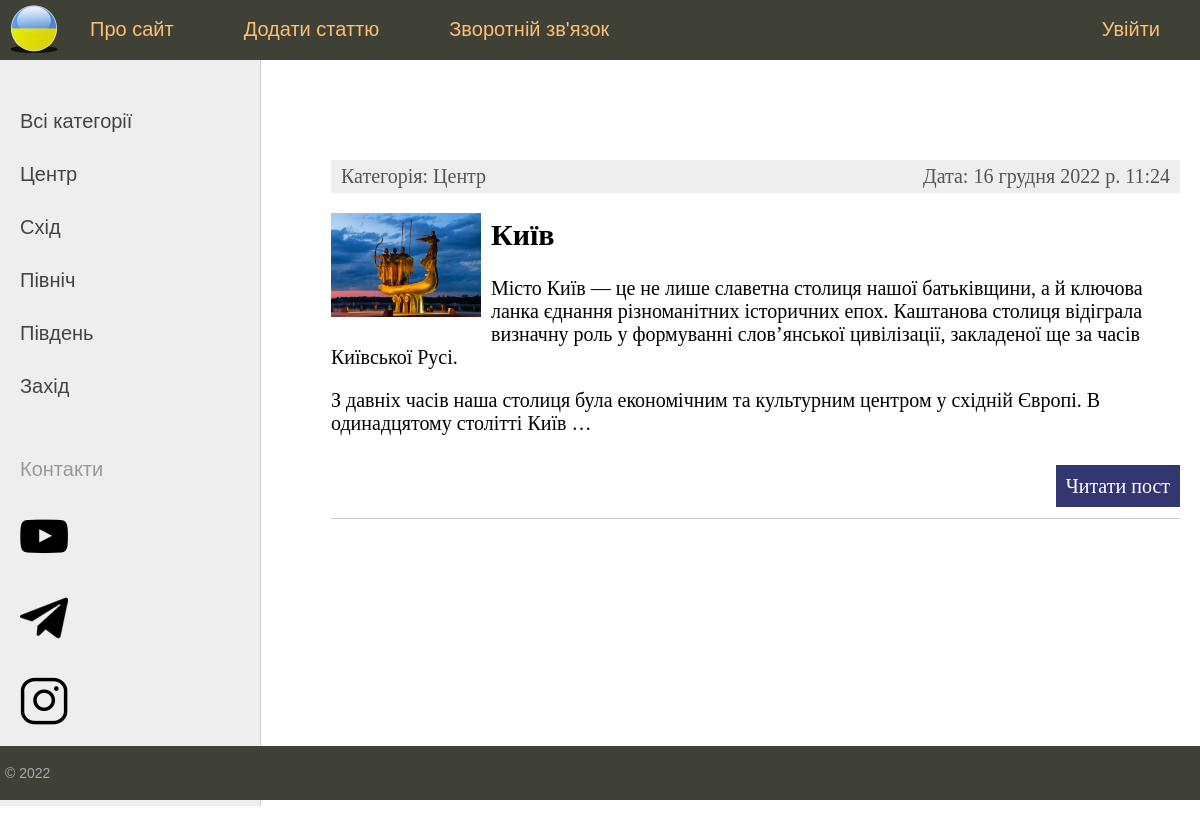
Screenshot of /category/centr with the database file from the repository.
### ukraine/models.py (models this page shows)
class Category(models.Model):
    name = models.CharField(max_length=100, db_index=True, verbose_name="Category")
    slug = models.SlugField(max_length=255, unique=True, db_index=True, verbose_name="URL" )
    def __str__(self):
        return self.name
    def get_absolute_url(self):
        return reverse('category', kwargs={'category_slug': self.slug})
    class Meta:
        verbose_name='Категорії'
        verbose_name_plural='Категорії'
        ordering= ['id', 'name',]

class Ukraine(models.Model):
    title = models.CharField(max_length=255, verbose_name='Заголовок')
    slug=models.SlugField(max_length=255, unique=True, db_index=True, verbose_name="URL")
    content = models.TextField(blank=True, verbose_name='Текст')
    photo = models.ImageField(upload_to='photos/%Y/%m/%d/', verbose_name='Фото')
    time_create = models.DateTimeField(auto_now_add=True, verbose_name='Час створення')
    time_update = models.DateTimeField(auto_now=True, verbose_name='Час зміни')
    is_published = models.BooleanField(default=True, verbose_name='Публікація')
    cat = models.ForeignKey('Category', on_delete=models.PROTECT,verbose_name='Категорії')
    def __str__(self):
        return self.title
    def get_absolute_url(self):
        return reverse('post', kwargs={'post_slug': self.slug})
    class Meta:
        verbose_name = 'Міста України'
        verbose_name_plural = 'Міста України'
        ordering = ['time_create', 'title']

### ukraine/views.py (the view)
# urls.py: path('category/<slug:category_slug>', show_category, name='category'),
def show_category(request, category_slug):
    posts = Ukraine.objects.filter(cat__slug=category_slug)
    print(posts)
    context = {
        'posts' : posts,
        'menu' : menu,
        'title' : 'Відображення по рубриках',
        'cat_selected': posts[0].slug,
    }
    return render(request, 'ukraine/index.html', context=context)

### ukraine/templatetags/ukraine_tags.py (called while the page is built)
@register.simple_tag(name="getcats")
def get_categories(filter=None):
    if not filter:
        return Category.objects.all()
    else:
        return Category.objects.filter(pk=filter)

@register.inclusion_tag('ukraine/list_categories.html')
def show_categories(sort=None, cat_selected=None):
    if not sort:
        cats = Category.objects.all()
    else:
        cats=Category.objects.order_by(sort)
    return {"cats":cats, "cat_selected": cat_selected}

### ukraine/templates/ukraine/index.html (shortened to what this page needs)
{% extends 'ukraine/base.html' %}
{% block content %}
<ul class="list-articles">
	{% for p in posts %}
			<li><div class="article-panel">
				<p class="first">Категорія: {{p.cat}}</p>
				<p class="last">Дата: {{p.time_update}}</p>
			</div>
{% if p.photo %}
	<p> <img class = "img-article-left thumb" src= "{{p.photo.url}}"></p>
{% endif %}
			<h2>{{p.title}}</h2>
	{% autoescape on %}
	{{p.content|linebreaks|truncatewords:50}}
	{% endautoescape %}
			<p class="link-read-post"><a href="{{ p.get_absolute_url }}">Читати пост</a></p>
			</li>
	{% endfor %}
</ul>
{% endblock %}

### ukraine/templates/ukraine/list_categories.html
{% for c in cats %}
	{% if c.pk == cat_selected %}
		<li class="selected">{{c.name}}</li>
	{% else %}
		<li><a href="{{ c.get_absolute_url }}">{{c.name}}</a> </li>
	{% endif %}
{% endfor %}

### ukraine/static/ukraine/css/styles.css (style rules this page uses)
html, body { font-family: 'Arial'; margin: 0; padding: 0; height: 100%; width: 100%; color: #444; }
a { color: #0059b2; text-decoration: none; }
img { max-width: 600px; height: auto; }
img.img-article-left { max-width: 300px; height: auto; float: left; padding: 0 10px 10px 0; }
img.img-article-left.thumb { max-width: 150px; height: auto; }
p.link-read-post { text-align: right; }
p.link-read-post a { padding: 10px; min-width: 100px; background: #333671; color: #fff; text-decoration: none; }
div.article-panel { background: #eee; padding: 5px 10px 5px 10px; box-sizing: border-box; overflow: hidden; color: #555; }
div.article-panel p.first { margin: 0; float: left; }
div.article-panel p.last { margin: 0; float: right; }
ul.list-articles { list-style: none; margin: 0; padding: 0; }
ul.list-articles li { border-bottom: 1px solid #ccc; }
.left-chapters ul li { margin: 30px 0 0 0; color: #999; }
.left-chapters ul li a { color: #444; text-decoration: none; }

### rows the page displays
Category: name "Центр"
Category: name "Схід"
Category: name "Північ"
Category: name "Південь"
Category: name "Захід"
Ukraine: cat "Центр", time_update "16 грудня 2022 р. 11:24", photo (picture), title "Київ", content "Місто Київ — це не лише славетна столиця нашої батьківщини, а й ключова ланка єднання різноманітних історичних епох. Каштанова столиця відіграла визначну роль у формуванні слов’янської цивілізації, закладеної ще за часів Київської Русі. З давніх часів наша столиця була економічним та культурним центром у східній Європі. В одинадцятому столітті Київ …"

### other values shown
{{ m.title }} "Про сайт" "Додати статтю" "Зворотній зв'язок"
{{ m.title }} "Увійти"
